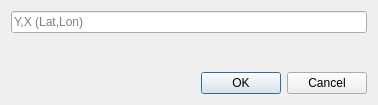
<?xml version="1.0" encoding="UTF-8"?>
<ui version="4.0">
 <class>Dialog</class>
 <widget class="QDialog" name="Dialog">
  <property name="geometry">
   <rect>
    <x>0</x>
    <y>0</y>
    <width>378</width>
    <height>105</height>
   </rect>
  </property>
  <property name="windowTitle">
   <string>Dialog</string>
  </property>
  <layout class="QVBoxLayout" name="verticalLayout_2">
   <item>
    <widget class="QgsFilterLineEdit" name="lineedit_xy">
     <property name="placeholderText">
      <string>Y,X (Lat,Lon)</string>
     </property>
     <property name="qgisRelation" stdset="0">
      <string notr="true"/>
     </property>
    </widget>
   </item>
   <item>
    <widget class="QgsProjectionSelectionWidget" name="crs_input"/>
   </item>
   <item>
    <widget class="QDialogButtonBox" name="buttonBox">
     <property name="orientation">
      <enum>Qt::Horizontal</enum>
     </property>
     <property name="standardButtons">
      <set>QDialogButtonBox::Cancel|QDialogButtonBox::Ok</set>
     </property>
    </widget>
   </item>
  </layout>
 </widget>
 <customwidgets>
  <customwidget>
   <class>QgsFilterLineEdit</class>
   <extends>QLineEdit</extends>
   <header>qgsfilterlineedit.h</header>
  </customwidget>
  <customwidget>
   <class>QgsProjectionSelectionWidget</class>
   <extends>QWidget</extends>
   <header>qgsprojectionselectionwidget.h</header>
  </customwidget>
 </customwidgets>
 <resources/>
 <connections>
  <connection>
   <sender>buttonBox</sender>
   <signal>accepted()</signal>
   <receiver>Dialog</receiver>
   <slot>accept()</slot>
   <hints>
    <hint type="sourcelabel">
     <x>248</x>
     <y>254</y>
    </hint>
    <hint type="destinationlabel">
     <x>157</x>
     <y>274</y>
    </hint>
   </hints>
  </connection>
  <connection>
   <sender>buttonBox</sender>
   <signal>rejected()</signal>
   <receiver>Dialog</receiver>
   <slot>reject()</slot>
   <hints>
    <hint type="sourcelabel">
     <x>316</x>
     <y>260</y>
    </hint>
    <hint type="destinationlabel">
     <x>286</x>
     <y>274</y>
    </hint>
   </hints>
  </connection>
 </connections>
</ui>
